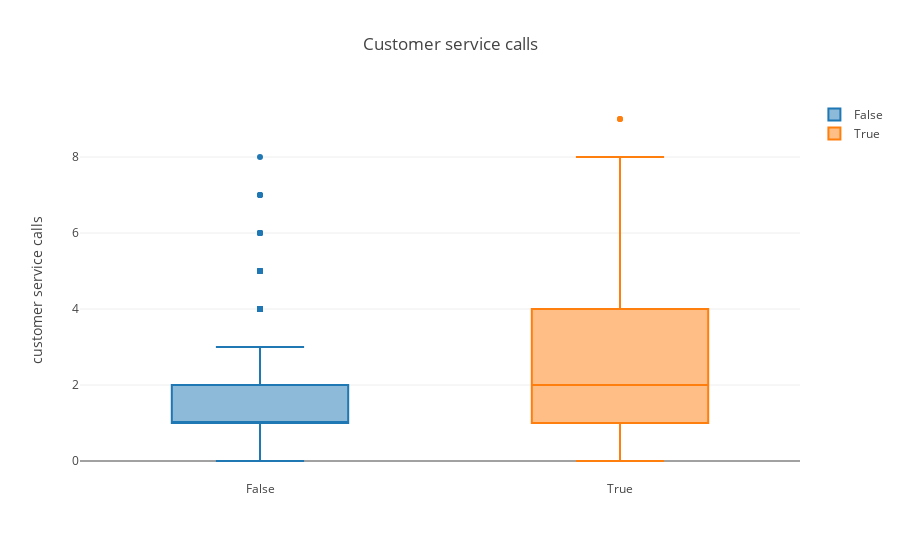

Source (notebook cell):
### Markdown cell above
## Customer Service Calls

### Code cell
groupedBoxPlot(df, col='customer service calls', byCol='churn',
               title = 'Customer service calls', yaxis='No of calls')

### Figure 1 — Plotly figure (JSON) as saved in the notebook; plotly's stock layout.template omitted (floating-point values rounded to 4 significant figures; data arrays with more than 128 entries replaced by an {"elided": "..."} marker saying what was removed)
{"data": [{"name": "False", "type": "box", "y": {"elided": "2850 int values"}}, {"name": "True", "type": "box", "y": {"elided": "483 int values"}}], "layout": {"title": "Customer service calls", "xaxis": {"title": ""}, "yaxis": {"title": "customer service calls"}}}
